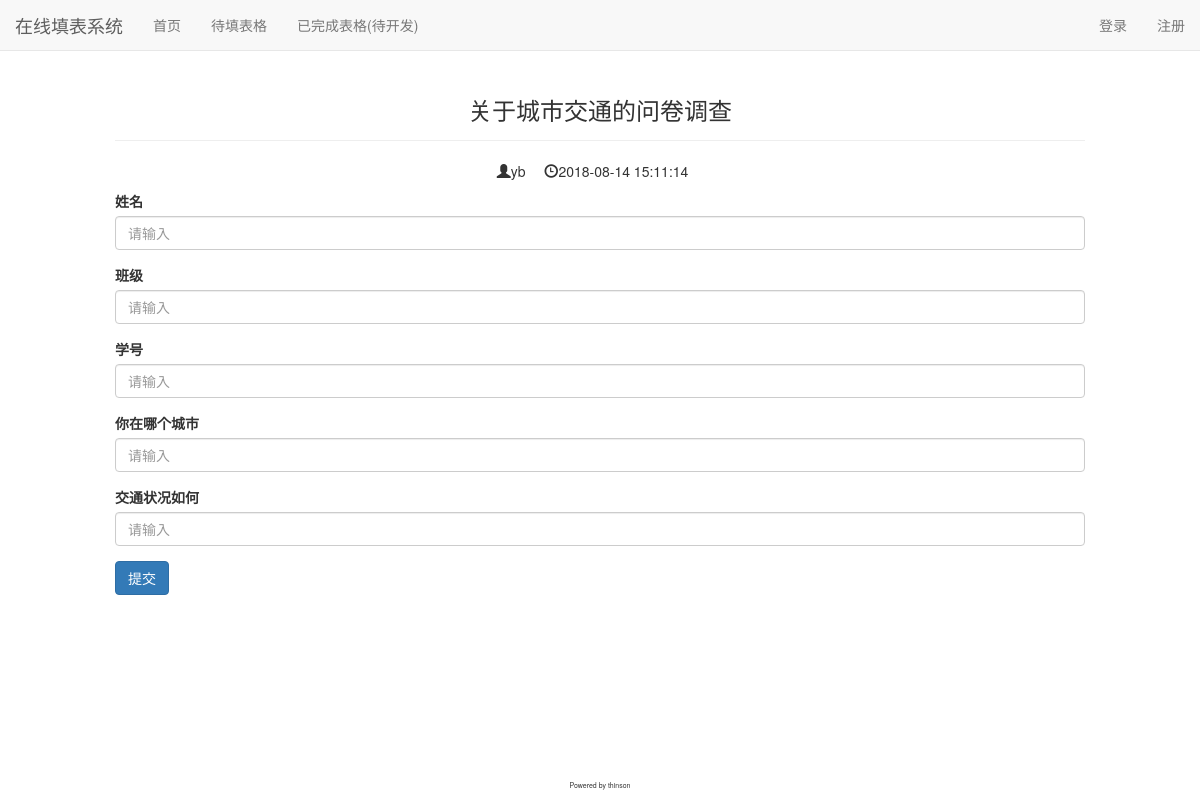
Page /form/1/ on the committed database.
### mainform/models.py (models this page shows, shortened)
class Questionnaire(models.Model):
    paper_name = models.CharField(max_length=50)
    created_time = models.DateTimeField(auto_now_add=True)
    last_update_time = models.DateTimeField(auto_now=True)
    author = models.ForeignKey(User, on_delete=models.DO_NOTHING)

class Question(models.Model):
    question_name = models.CharField(max_length=50)
    question_sheet = models.ForeignKey(Questionnaire, on_delete=models.DO_NOTHING)
    author = models.ForeignKey(User, on_delete=models.DO_NOTHING)
    created_time = models.DateTimeField(auto_now_add=True)
    class Meta:
        ordering = ['created_time']

### mainform/views.py (the view)
# urls.py: path('<int:sheet_pk>/', views.sheet_detail, name='detail'),
def sheet_detail(request, sheet_pk):
    context={}
    sheet = get_object_or_404(Questionnaire, pk=sheet_pk)
    questions = Question.objects.filter(question_sheet=sheet)
    context['questions'] = questions
    context['sheet'] = sheet
    return render(request, 'detail.html', context)

### templates/detail.html (shortened to what this page needs)
{% extends 'base.html' %}
{% load staticfiles %}
{% block css_header %}
    <link rel="stylesheet" type="text/css" href="/static/detail.css" />
{% endblock %}
{% block content %}
    <div class="col-xs-10 col-xs-offset-1">
    <div class="post-detail">
    <h3 class="title">{{ sheet.paper_name }}</h3>
    <hr>
        <ul>
            <li><span class="glyphicon glyphicon-user" aria-hidden="true"></span>{{ sheet.author }}</li>
            <li><span class="glyphicon glyphicon-time" aria-hidden="true"></span>{{ sheet.created_time|date:"Y-m-s H:i:s"}}</li>
        </ul>
    </div>
    <form action="{% url 'submit_answer' %}" method="POST">
        {% for question in questions%}
            <div class="form-group">
                <label>{{ question.question_name }}</label>
                <input class="form-control" type="text" name="answer_{{ question.pk }}" placeholder="请输入">
            </div>
        {% empty %}
            <h3>没有问题呢~</h3>
        {% endfor %}
        <input class="btn btn-primary" type="submit" value="提交">
    </form>
    </div>
{% endblock %}

### static/base.css (style rules this page uses)
* { margin:0; padding:0 }
body { margin-top: 80px!important; }
li { list-style: none!important; }

### static/detail.css (style rules this page uses)
.post-detail, .title { text-align: center; line-height: 20px }
.post-detail li { display: inline-block; margin-right: 15px; }

### rows in the picture
Questionnaire: paper_name "关于城市交通的问卷调查", author "yb", created_time "2018-08-14 15:11:14"
Question: question_name "姓名"
Question: question_name "班级"
Question: question_name "学号"
Question: question_name "你在哪个城市"
Question: question_name "交通状况如何"
